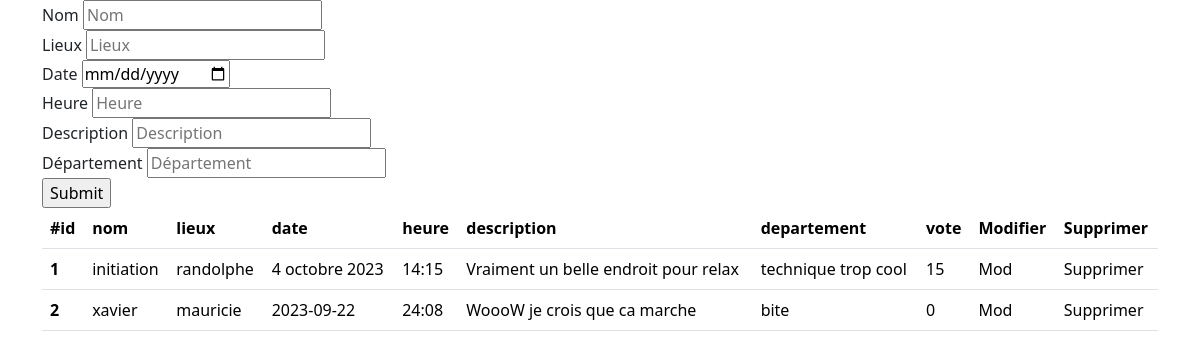
The app's page /evenement.php with its own data.
### tables this page shows
CREATE TABLE `evenement` (
  `id` int(11) NOT NULL,
  `nom` varchar(250) NOT NULL,
  `lieux` varchar(500) NOT NULL,
  `date` varchar(500) NOT NULL,
  `heure` varchar(500) NOT NULL,
  `description` varchar(1000) NOT NULL,
  `departement` varchar(150) NOT NULL,
  `vote` int(11) NOT NULL
);

### evenement.php (the view, shortened to what this page needs)
<!DOCTYPE html>
<html lang="en">
<head>
    <link href="https://cdn.jsdelivr.net/npm/bootstrap@5.3.1/dist/css/bootstrap.min.css" rel="stylesheet">
</head>
<body>
    <div class="container">
        <div class="row">
            <div class="col-12">
                <form method="post" action="evenement.php">
                    <div class="form-group">
                        <label for="">Nom</label>
                        <input type="text" name="nom" class="form.control" placeholder="Nom" value=""  >
                    </div>
                    <div class="form-group">
                        <label for="">Lieux</label>
                        <input type="text" name="lieux" class="form.control" placeholder="Lieux" value="" >
                    </div>
                    <div class="form-group">
                        <label for="">Date</label>
                        <input type="date" name="date" class="form.control" placeholder="Date" value="" >
                    </div>
                    <div class="form-group">
                        <label for="">Heure</label>
                        <input type="text" name="heure" class="form.control" placeholder="Heure" value="" >
                    </div>
                    <div class="form-group">
                        <label for="">Description</label>
                        <input type="text" name="description" class="form.control" placeholder="Description" value="" >
                    </div>
                    <div class="form-group">
                        <label for="">Département</label>
                        <input type="text" name="departement" class="form.control" placeholder="Département" value="" >
                    </div>
                        <input type="submit">
                </form>
            </div>
        </div>
    </div>
<div class="container">
    <div class="row">
        <div class="col-12">
            <table class="table">
                <thead>
                    <tr>
                        <th scope="col">#id</th>
                        <th scope="col">nom</th>
                        <th scope="col">lieux</th>
                        <th scope="col">date</th>
                        <th scope="col">heure</th>
                        <th scope="col">description</th>
                        <th scope="col">departement</th>
                        <th scope="col">vote</th>
                        <th scope="col">Modifier</th>
                        <th scope="col">Supprimer</th>
                    </tr>
                </thead>
                <tbody>
                    <?php
                        $servername = "localhost";
                        $username = "root";
                        $password = "Azgt3878";
                        $db = "intra";
                        $conn = new mysqli($servername, $username, $password, $db);
                        $conn->query('SET NAMES utf8'); $sql = "SELECT * FROM evenement";
                        $result = $conn->query($sql);
                            if ($result->num_rows > 0) {
                            while($row = $result->fetch_assoc()) {
                                echo '<tr><th scope="row">'. $row["id"].'</th><td>'. $row["nom"].'</td><td>'. $row["lieux"].'</td><td>'. $row["date"].'</td>
                                <td>'. $row["heure"].'</td> <td>'. $row["description"].'</td> <td>'. $row["departement"].'</td>
                                <td>'. $row["vote"].'</td>
                                <td>Mod</td>
                                <td>Supprimer</td>
                                </tr>';
                            }
                        } else {
                            echo "0 results";
                        }
                    ?>
                </tbody>
            </table>
        </div>
    </div>
</div>
</body>
</html>

### records on screen
evenement: id "1", nom "initiation", lieux "randolphe", date "4 octobre 2023", heure "14:15", description "Vraiment un belle endroit pour relax", departement "technique trop cool", vote "15"
evenement: id "2", nom "xavier", lieux "mauricie", date "2023-09-22", heure "24:08", description "WoooW je crois que ca marche", departement "bite", vote "0"
